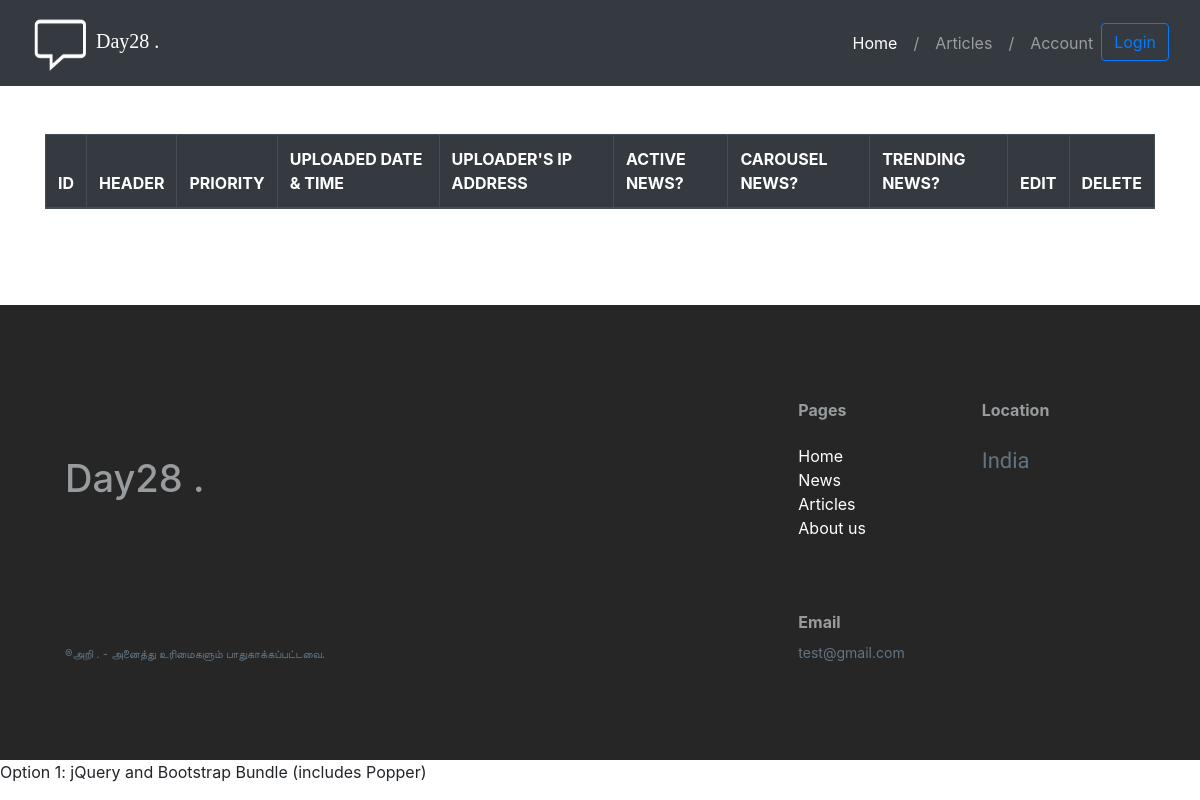
Page /news/view on the earlier database version.
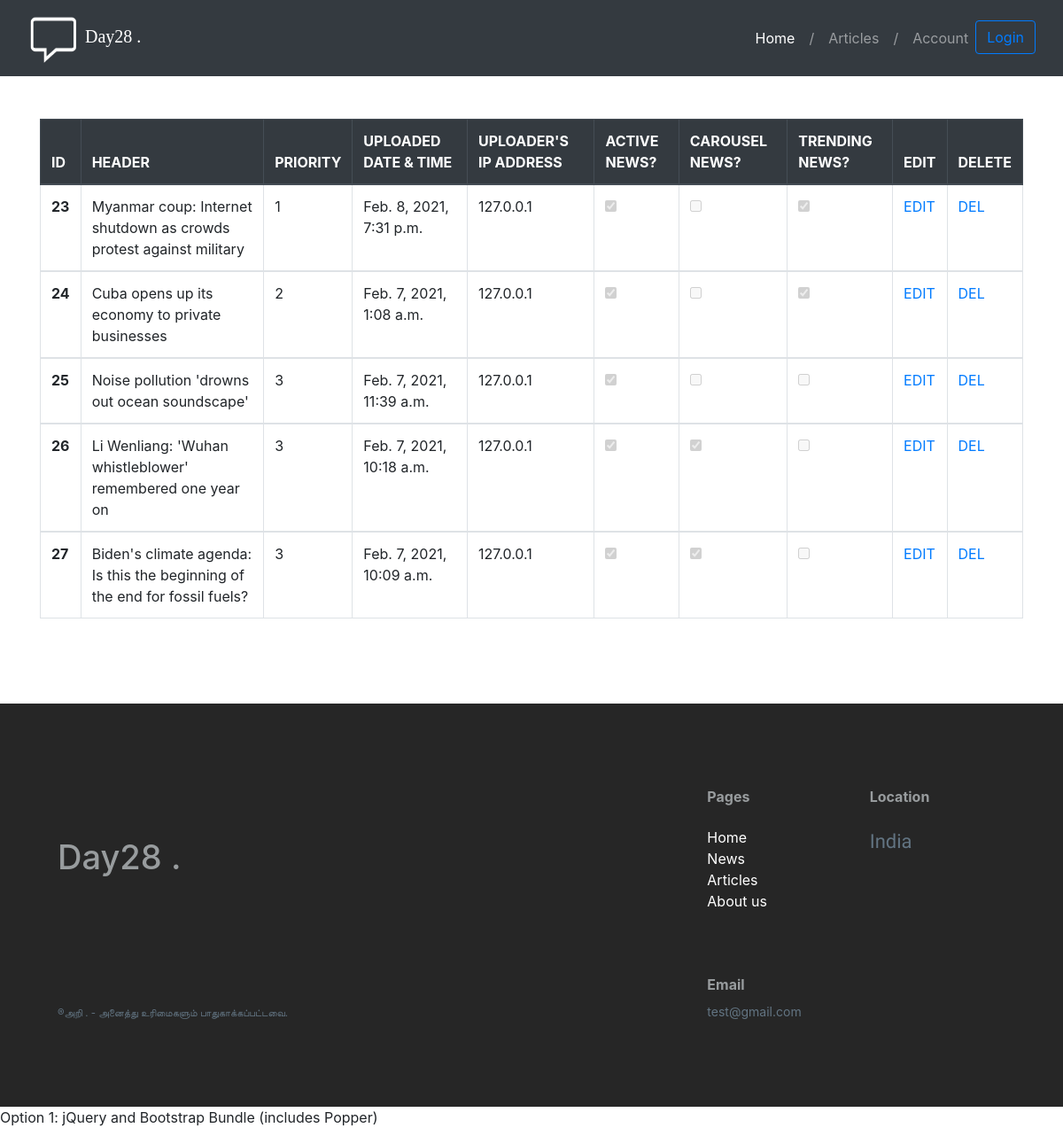
Same page on the later database version.
### news/models.py (models this page shows, shortened)
class ArticleModel(models.Model):
    article_category_list=[('General','General'),('Technology','Technology'),('Politics','Politics'),('History','History'),('Science','Science'),('Aeronautics','Aeronautics')]
    article_header=models.CharField(blank=False,max_length=500)
    article_body = models.TextField(blank=False,max_length=10000)
    article_category = models.CharField(blank=False, max_length=500,default='General',choices=article_category_list)
    article_priority=models.IntegerField(blank=True)
    article_uploaded_date_time=models.DateTimeField(auto_now=True)
    uploader_ip_address=models.GenericIPAddressField(null=True,blank=True,max_length=100)
    carousel_image=models.ImageField(upload_to='images/%Y/%m/%d/%H%M%S', blank=True)
    image1=models.ImageField(upload_to='images/%Y/%m/%d/', blank=False,validators=[validate_image_file_extension])
    image2 = models.ImageField(upload_to='images/%Y/%m/%d/%H%M%S', blank=True,validators=[validate_image_file_extension])
    image3 = models.ImageField(upload_to='images/%Y/%m/%d/%H%M%S', blank=True,validators=[validate_image_file_extension])
    image4 = models.ImageField(upload_to='images/%Y/%m/%d/%H%M%S', blank=True,validators=[validate_image_file_extension])
    image5 = models.ImageField(upload_to='images/%Y/%m/%d/%H%M%S', blank=True,validators=[validate_image_file_extension])
    image6 = models.ImageField(upload_to='images/%Y/%m/%d/%H%M%S', blank=True,validators=[validate_image_file_extension])
    image7 = models.ImageField(upload_to='images/%Y/%m/%d/%H%M%S', blank=True,validators=[validate_image_file_extension])
    active_news = models.BooleanField(default=False)
    carousel_news = models.BooleanField(default=False)
    trending_news = models.BooleanField(default=False)
    article_views=models.IntegerField(default=0)
    class Meta:
        permissions = (
            ("can_edit_news", "Can edit news"),
            ("can_delete_news", "Can delete news"),
            ("can_view_news", "Can view news"),
            ("can_upload_news", "Can upload news"),
        )

### news/views.py (the view)
# urls.py: path('view',news_view.view,name='view'),
def view(request):
    all_articles=ArticleModel.objects.all()
    return render(request, 'view.html', {'all_articles': all_articles})

### news/templates/view.html (shortened to what this page needs)
{% extends 'base.html' %}
{% load static %}
{% load crispy_forms_tags %}
{% block upload %}
<div class="row">
  <div class="col-12 d-none d-md-block">
    <table class="table table-bordered my-5">
      <thead class="thead-dark">
        <tr>
            <th scope="col">ID</th>
            <th scope="col">HEADER</th>
            <th  scope="col">PRIORITY</th>
            <th  scope="col">UPLOADED DATE & TIME</th>
            <th  scope="col">UPLOADER'S IP ADDRESS</th>
            <th  scope="col">ACTIVE NEWS?</th>
            <th  scope="col">CAROUSEL NEWS?</th>
            <th  scope="col">TRENDING NEWS?</th>
            <th class="" scope="col">EDIT</th>
            <th class="" scope="col">DELETE</th>
        </tr>
      </thead>
        {% for article in all_articles %}
          <tbody>
            <tr>
              <th scope="row">{{article.pk}}</th>
              <td>{{article.article_header}}</td>
              <td >{{article.article_priority}}</td>
              <td  >{{article.article_uploaded_date_time}}</td>
              <td >{{article.uploader_ip_address}}</td>
              {% if article.active_news %}
                <td ><label><input type="checkbox" value="" disabled checked></label></td>
              {% else %}
                <td ><label><input type="checkbox" value="" disabled ></label></td>
              {% endif %}
              {% if article.carousel_news %}
                <td ><label><input type="checkbox" value="" disabled checked></label></td>
              {% else %}
                <td ><label><input type="checkbox" value="" disabled ></label></td>
              {% endif %}
              {% if article.trending_news %}
                <td ><label><input type="checkbox" value="" disabled checked></label></td>
              {% else %}
                <td ><label><input type="checkbox" value="" disabled ></label></td>
              {% endif %}
                <td><a href="{% url 'edit' article.pk %}">EDIT</a></td>
              <td><a href="{% url 'delete' article.pk %}">DEL</a></td>
            </tr>
          </tbody>
        {% endfor %}
    </table>
  </div>
</div>
{% endblock upload %}

Differences in the rows shown:
added ArticleModel: pk "23", article_header "Myanmar coup: Internet shutdown as crowds protest against military", article_priority "1", article_uploaded_date_time "Feb. 8, 2021, 7:31 p.m.", uploader_ip_address "127.0.0.1"
added ArticleModel: pk "24", article_header "Cuba opens up its economy to private businesses", article_priority "2", article_uploaded_date_time "Feb. 7, 2021, 1:08 a.m.", uploader_ip_address "127.0.0.1"
added ArticleModel: pk "25", article_header "Noise pollution 'drowns out ocean soundscape'", article_priority "3", article_uploaded_date_time "Feb. 7, 2021, 11:39 a.m.", uploader_ip_address "127.0.0.1"
added ArticleModel: pk "26", article_header "Li Wenliang: 'Wuhan whistleblower' remembered one year on", article_priority "3", article_uploaded_date_time "Feb. 7, 2021, 10:18 a.m.", uploader_ip_address "127.0.0.1"
added ArticleModel: pk "27", article_header "Biden's climate agenda: Is this the beginning of the end for fossil fuels?", article_priority "3", article_uploaded_date_time "Feb. 7, 2021, 10:09 a.m.", uploader_ip_address "127.0.0.1"
